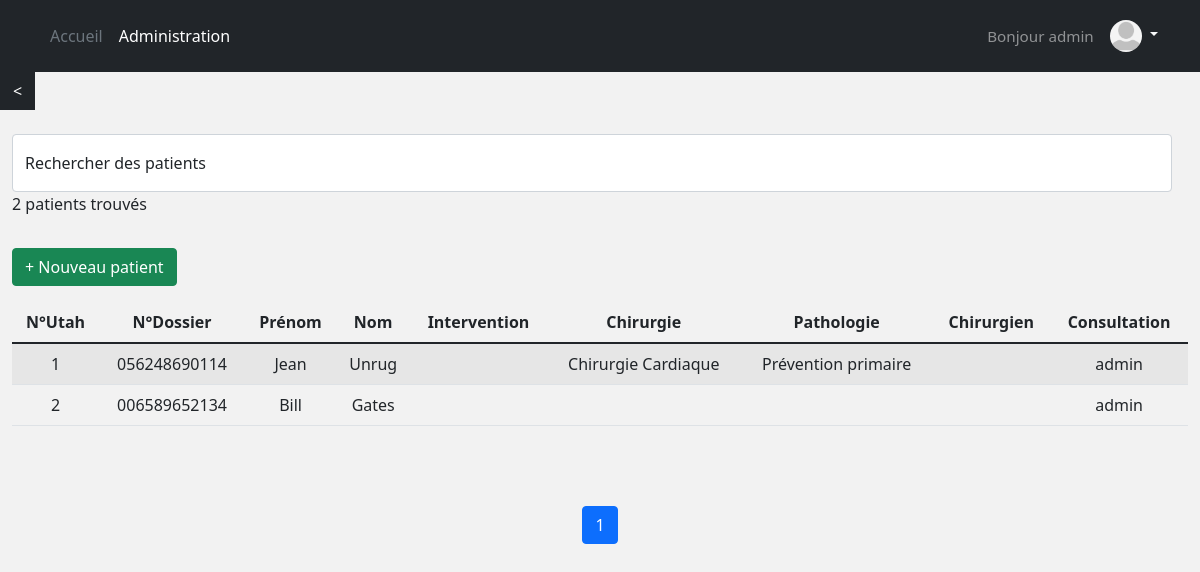
Screenshot of /patient/patients/is_author/ (signed in) with the database file from the repository.
### account/models.py (models this page shows, shortened)
class Account(AbstractBaseUser):
    username = models.CharField(max_length=30, unique=True)
    email = models.EmailField(verbose_name="email", max_length=60, unique=True)
    profile_picture = models.ImageField(upload_to=upload_location, blank=True, null=True)
    date_joined = models.DateTimeField(verbose_name='date joined', auto_now_add=True)
    last_login = models.DateTimeField(verbose_name='last login', auto_now=True)
    is_admin = models.BooleanField(default=False)
    is_active = models.BooleanField(default=True)
    is_staff = models.BooleanField(default=False)
    is_superuser = models.BooleanField(default=False)
    USERNAME_FIELD = 'username'
    REQUIRED_FIELDS = ['email']
    objects = MyAccountManager()
    def profile_picture_is_valid(self):
        return self.profile_picture and os.path.isfile(os.path.join(MEDIA_ROOT, self.profile_picture.name))

### patient/models.py (models this page shows, shortened)
class Patient(models.Model):
    hosp_num = models.CharField("n°dossier", max_length=12, default="", validators=[
        RegexValidator(regex='^.{12}$', message='Length has to be 12'),
        RegexValidator(regex='^[0-9]*$', message='Only digits accepted')])
    firstname = models.CharField('prénom', max_length=200, default="")
    lastname = models.CharField('nom', max_length=200, default="")
    height = models.IntegerField('taille')
    weight = models.IntegerField('poids')
    ddn = models.DateField('Date de naissance')
    ddi = models.DateField("Date de l'intervention", null=True, blank=True)
    intervention = models.CharField('intervention', max_length=200, default="", blank=True)
    chirurgien = models.CharField('chirurgien', max_length=200, default="", blank=True)
    chirurgie = models.CharField("Discipline de l'intervention", max_length=40, choices=to_choice(CHIR_CHOICES), blank=True)
    bleeding_risk = models.CharField("Risque hémorragique de la chirurgie", max_length=100, choices=to_choice(BLEEDRISK_CHOICES), blank=True)
    consultant = models.CharField('Medecin qui fait la consultation', max_length=200, default="", blank=True)
    ddconsult = models.DateField("Date de la consultation", auto_now_add=True, blank=True)
    pathologie = models.CharField("Pathologie justifiant le traitement", max_length=40, choices=to_choice(PATH_CHOICES), blank=True)
    traitement1 = models.CharField("Premier traitement", max_length=40, choices=to_choice(TRAIT_CHOICES), blank=True)
    traitement2 = models.CharField("Deuxième traitement", max_length=40, choices=to_choice(TRAIT_CHOICES), blank=True)
    algo = models.CharField("Algorithme suivi", max_length=40, choices=to_choice(ALGO_CHOICES), blank=True)
    algo_result = models.CharField('Résultat', max_length=400, default="", blank=True)
    algo_complete_results = JSONField(default=dict)
    schema_therap = models.CharField("Schéma thérapeutique donné au patient", max_length=40, default="Date exacte",
                                     choices=to_choice(["Date exacte", "Terminologie 'dernière prise à J-xx'", "Pas d'arrêt du traitement"]))
    date_derniere_prise_th1 = models.DateField('Date de dernière prise théorique (premier traitement)', null=True, blank=True)
    date_derniere_prise1 = models.DateField('Date de dernière prise pratique (premier traitement)', null=True, blank=True)
    inobservance1 = models.CharField("Inobservance (premier traitement)", max_length=40, default="Pas d'inobservance",
                                     choices=to_choice(["Pas d'inobservance", "Oubli", "Incompréhension", "Contre-ordre médical"]))
    date_derniere_prise_th2 = models.DateField('Date de dernière prise théorique (deuxième traitement)', null=True, blank=True)
    date_derniere_prise2 = models.DateField('Date de dernière prise pratique (deuxième traitement)', null=True, blank=True)
    inobservance2 = models.CharField("Inobservance (deuxième traitement)", max_length=40, default="Pas d'inobservance",
                                     choices=to_choice(["Pas d'inobservance", "Oubli", "Incompréhension", "Contre-ordre médical"]))
    aptt = models.IntegerField('APTT', null=True, blank=True)
    pt = models.IntegerField('PT', null=True, blank=True)
    inr = models.IntegerField('INR', null=True, blank=True)
    hemoglobine = models.IntegerField('Hémoglobine', null=True, blank=True)
    plaquette = models.IntegerField('Plaquettes', null=True, blank=True)
    dfg = models.IntegerField('DFG', null=True, blank=True)
    vol_sang = models.IntegerField('Volume de saignement peropératoire', null=True, blank=True)
    coag = models.CharField("Qualité de la coagulation selon le chirurgien", max_length=2, default='-5',
                            choices=to_choice(['-' + str(i) for i in range(6)] + ['+' + str(i) for i in range(5, -1, -1)]))
    incl_num = models.AutoField(primary_key=True)
    date_published = models.DateTimeField(auto_now_add=True, verbose_name="date published")
    date_updated = models.DateTimeField(auto_now=True, verbose_name="date updated")
    author = models.ForeignKey(settings.AUTH_USER_MODEL, on_delete=models.CASCADE)
    slug = models.SlugField(blank=True, unique=True)

### patient/views.py (the view)
# urls.py: path('patients/<filter>/', patients_view, name="patients"),
@login_required(login_url='login')
def patients_view(request, filter):
    context = {}
    query, patients = get_patients_page(request, N_PATIENTS_PER_PAGE, filter)
    context['patients'] = patients
    context['n_patients'] = len(patients)
    if query:
        context['query'] = query
    return render(request, 'patient/patients.html', context)

### patient/utils.py (called while the page is built)
def get_patients_queryset(query=None, **kwargs):
    queryset = []
    queries = query.split(" ")
    ref_patients = Patient.objects.filter(**kwargs)
    for q in queries:
        patients = Patient.objects.filter(
            Q(incl_num__icontains=q) |
            Q(hosp_num__iexact=q) |
            Q(firstname__icontains=q) |
            Q(lastname__icontains=q) |
            Q(intervention__icontains=q) |
            Q(chirurgie__icontains=q) |
            Q(pathologie__icontains=q) |
            Q(chirurgien__icontains=q) |
            Q(consultant__icontains=q)
        ).distinct()
        for patient in patients:
            if patient in ref_patients:
                queryset.append(patient)
    return list(set(queryset))

def get_patients_page(request, patients_per_page=10, filter='is_author'):
    query = ""
    if request.GET:
        query = str(request.GET.get('q', ''))
    kwargs = {}
    if filter == "is_author":
        kwargs["author"] = request.user
    patients = sorted(get_patients_queryset(query, **kwargs), key=attrgetter('date_updated'), reverse=True)
    page = request.GET.get('page', 1)
    patients_paginator = Paginator(patients, patients_per_page)
    try:
        patients = patients_paginator.page(page)
    except PageNotAnInteger:
        patients = patients_paginator.page(patients_per_page)
    except EmptyPage:
        patients = patients_paginator.page(patients_paginator.num_pages)
    return query, patients

### patient/templates/patient/patients.html (shortened to what this page needs)
{% extends 'base.html' %}
{% load bootstrap %}
{% block content %}
<a href="{% url 'home' %}" class="btn btn-dark" style="border-radius: 0;"><</a>
<br><br>
<div class="container-fluid d-grid gap-3 align-items-center" style="grid-template-columns: 2fr;">
  <div class="d-flex align-items-left">
    <form class="w-100 me-3" method="get">
      <div class="form-floating">
        <input class="form-control"  name="q" type="search" id="id_q" placeholder="recherche">
        <label for="id_q">Rechercher des patients</label>
        {% if n_patients == 0 %}
        <p>Aucun patients trouvés</p>
        {% elif n_patients == 1 %}
        <p>1 patient trouvé</p>
        {% else %}
        <p>{{n_patients}} patients trouvés</p>
        {% endif %}
      </div>
    </form>
  </div>
  <div>
    <a href="{% url 'patient:preop' %}" class="btn btn-success">+ Nouveau patient</a>
  </div>
  {% if n_patients %}
  <div class="table-responsive">
    <table id="mytable" class="table table-bordred table-striped sortable">
      <thead>
        <th>N°Utah</th>
        <th>N°Dossier</th>
        <th>Prénom</th>
        <th>Nom</th>
        <th>Intervention</th>
        <th>Chirurgie</th>
        <th>Pathologie</th>
        <th>Chirurgien</th>
        <th>Consultation</th>
      </thead>
      <tbody>
        {% for file in patients %}
          <tr data-href="{% url 'patient:detail' file.slug %}">
            <td>{{file.incl_num}}</td>
            <td>{{file.hosp_num}}</td>
            <td>{{file.firstname}}</td>
            <td>{{file.lastname}}</td>
            <td>{{file.intervention}}</td>
            <td>{{file.chirurgie}}</td>
            <td>{{file.pathologie}}</td>
            <td>{{file.chirurgien}}</td>
            <td>{{file.consultant}}</td>
          </tr>
        {% endfor %}
      </tbody>
    </table>
   </div>
  {% include 'patient/snippets/patient_pagination.html' with patients=patients %}
  {% endif %}
</div>
{% endblock content %}

### templates/base.html (shortened to what this page needs)
<!DOCTYPE html>
<html lang=fr>
<head>
  <link href="https://cdn.jsdelivr.net/npm/bootstrap@5.1.3/dist/css/bootstrap.min.css" rel="stylesheet">
</head>
<body>
{% if request.user.is_authenticated %}
  {% include 'snippets/header.html' %}
{% endif %}
<div class="main">
	{% block content %}
	{% endblock content %}
  <br><br>
</div>
</body>
</html>

### templates/snippets/header.html (shortened to what this page needs)
{% load static %}
<header class="p-3 bg-dark text-white">
	<div class="container">
		<div class="d-flex flex-wrap align-items-center justify-content-center justify-content-lg-start">
			<ul class="nav col-12 col-lg-auto me-lg-auto mb-2 justify-content-center mb-md-0">
				<li><a class="nav-link px-2 text-secondary" href="{% url 'home' %}">Accueil</a></li>
				<li><a class="nav-link px-2 text-white" href="/admin/">Administration</a></li>
			</ul>
			<h2 class="h2 col-12 col-lg-auto mb-3 mb-lg-0 me-lg-3 text-center"> Bonjour {{ user.username }}</h2>
			<div class="dropdown text-end">
				<a href="#" class="d-block link-light text-decoration-none dropdown-toggle" id="dropdownUser1" data-bs-toggle="dropdown" aria-expanded="false">
					{% if user.profile_picture_is_valid %}
					<img src="{{user.profile_picture.url}}" alt="mdo" width="32" height="32" class="rounded-circle">
					{% else %}
					<img src="{% static 'images/default_profile_picture.png' %}" alt="mdo" width="32" height="32" class="rounded-circle">
			    {% endif %}
				</a>
			</div>
		</div>
	</div>
</header>

### patient/templates/patient/snippets/patient_pagination.html (shortened to what this page needs)
<div class="d-flex flex-column m-auto pagination mt-5">
<nav aria-label="Page navigation">
  <ul class="pagination pg-grey justify-content-center">
  {% for i in patients.paginator.page_range %}
    {% if patients.number == i %}
      <li class="page-item active"><a class="page-link">{{ i }}</a></li>
    {% else %}
      <li class="page-item" ><a class="page-link" href="?{% if query %}q={{query}}&{% endif %}page={{ i }}">{{ i }}</a></li>
    {% endif %}
  {% endfor %}
</ul>
</nav>
</div>

### templates/snippets/base_css.html (style rules this page uses)
body { background-color: #f2f2f2; }

### templates/snippets/header.html (style rules this page uses)
.dropdown-toggle { outline: 0; }
.h2 { font-size: 95%; color: rgba(255, 255, 255, 0.5); }

### templates/base.html (style rules this page uses)
.main { min-height: 100vh; height: 100%; }

### patient/templates/patient/patients.html (style rules this page uses)
td { vertical-align:middle; text-align:center; cursor: pointer; }
th { vertical-align:middle; text-align:center; }

### rows the page displays
Account: username "admin"
Patient: incl_num "1", hosp_num "056248690114", firstname "Jean", lastname "Unrug", chirurgie "Chirurgie Cardiaque", pathologie "Prévention primaire", consultant "admin"
Patient: incl_num "2", hosp_num "006589652134", firstname "Bill", lastname "Gates", consultant "admin"

### other values shown
{{ n_patients }} "2"
{{ i }} "1"
